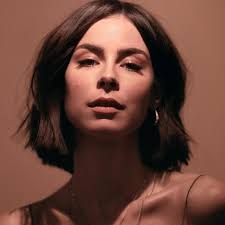
#> input picture resimler/indir.jpg, 225 x 225 px
$ python 'yüz tanıma.py'
#> lines starting #> are read from the running program, lines starting #| are printed output that depends on the picture; after the words box and inside, x2 and y2 are one past the last pixel; in counts of white or black regions, pixels touching at a corner belong together

import cv2

faceCascade= cv2.CascadeClassifier("resimler/haarcascade_frontalface_default.xml")

img = cv2.imread('resimler/indir.jpg')
#> img is the input picture: shape (225, 225, 3); mean B, G, R 56.7, 67.5, 106.1
imgGray = cv2.cvtColor(img,cv2.COLOR_BGR2GRAY)
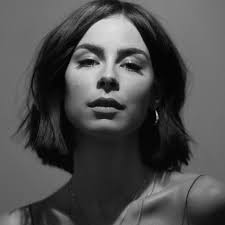
#> imgGray: shape (225, 225); min 0, max 223, mean 77.8


faces = faceCascade.detectMultiScale(imgGray,1.1,4)
#> faces = [[54, 17, 111, 111]]


for (x,y,w,h) in faces:
    cv2.rectangle(img,(x,y),(x+w,y+h),(255,0,0),2)
#> this loop made 1 pass
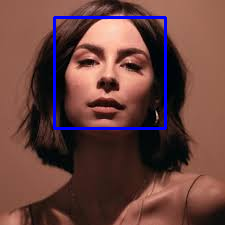
#> img: shape (225, 225, 3); 2.62% of pixels changed, all inside (x1, y1, x2, y2) = (53, 16, 167, 130)


cv2.imshow("Result", img)
cv2.waitKey(0)

$ run again, with resimler/avustralya-yol.jpg copied over resimler/indir.jpg
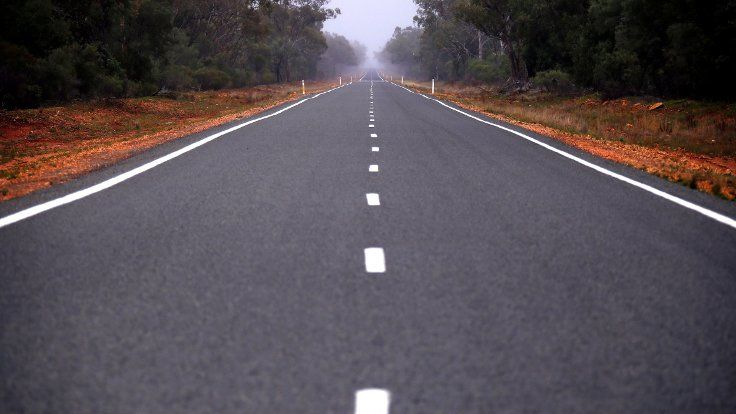
#> input picture resimler/avustralya-yol.jpg, 736 x 414 px
#> img is the input picture: shape (414, 736, 3); mean B, G, R 82.9, 77, 85.1
#> `imgGray = cv2.cvtColor(img,cv2.COLOR_BGR2GRAY)`:
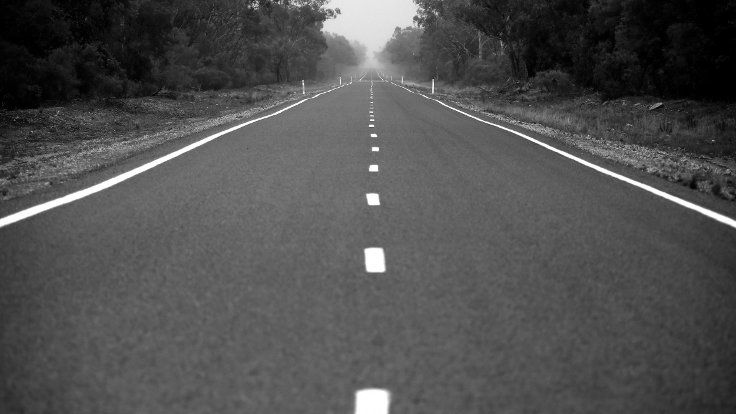
#> imgGray: shape (414, 736); min 0, max 255, mean 80.1
#> faces = ()
